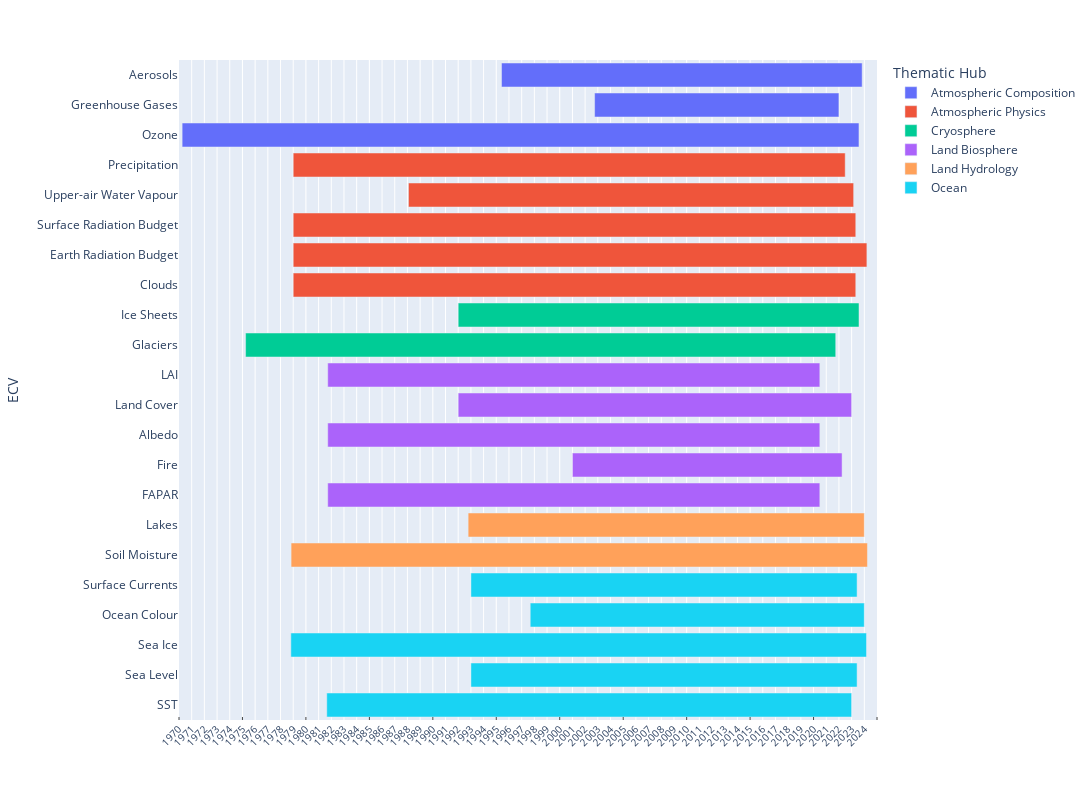

Notebook code for this chart:
### Markdown cell above
### BUILD PANDAS DATAFRAME FOR TIME COVERAGE BY ECV

### Code cell
datesbeg = {}
datesend = {}
ecv_dic = {}
for k,ecv in enumerate(conf['ECV']):
    print(ecv)
    entries = conf['ECV'][ecv]['entry']
    print(entries)
    datemin_list = []
    datemax_list = []
    if ecv in ['Earth Radiation Budget']: 
        datemin,datemax = extract_dates_from_TSI()
        datemin_list.append(datemin)
        datemax_list.append(datemax)
    for entry in entries:
        jfilepath=f'{cds_form_dir}{entry}/constraints.json'
        print(jfilepath)
        if jfilepath == '/Users/cxjo/Documents/cds-forms-c3s/satellite-ice-sheet-elevation-change/constraints.json':
            datemin,datemax = extract_dates_icesheets(datasets_dir)
            datemin_list.append(datemin)
            datemax_list.append(datemax)
        elif jfilepath == '/Users/cxjo/Documents/cds-forms-c3s/satellite-ice-sheet-mass-balance/constraints.json':
            datemin,datemax = extract_dates_massbalance(datasets_dir)
            datemin_list.append(datemin)
            datemax_list.append(datemax)
        elif jfilepath == '/Users/cxjo/Documents/cds-forms-c3s/derived-gridded-glacier-mass-change//constraints.json':
            jfile = f'{cds_form_dir}{entry}/generate.yaml'
            datemin,datemax = extract_dates_derived_glaciers(jfile)
            datemin_list.append(datemin)
            datemax_list.append(datemax)
        elif jfilepath == '/Users/cxjo/Documents/cds-forms-c3s/insitu-glaciers-extent/constraints.json':    
            datemin= pd.Timestamp('1990-01-01') # http://www.glims.org/rgi_user_guide/06_dataset_summary.html
            datemax= pd.Timestamp('2010-12-31')
            datemin_list.append(datemin)
            datemax_list.append(datemax)
        elif jfilepath =='/Users/cxjo/Documents/cds-forms-c3s/satellite-total-column-water-vapour-ocean/constraints.json':
            # temporal aggregation is messed up. does not have the same meaning as other datasets
            # monthly should be yearly
            # 6-hourly should be monthly
            # need to write a special function that accounts for this
            datemin,datemax = extract_dates_wv(jfilepath)
            datemin_list.append(datemin)
            datemax_list.append(datemax)
        elif jfilepath == '/Users/cxjo/Documents/cds-forms-c3s/satellite-lake-water-level/constraints.json':
            datemin,datemax = extract_dates_lake_levels(datasets_dir)
            datemin_list.append(datemin)
            datemax_list.append(datemax)
        # elif jfilepath == '/Users/cxjo/Documents/cds-forms-c3s/satellite-land-cover/constraints.json':
        #     datemin_list.append(pd.Timestamp('1992-01-01'))
        #     datemax_list.append(pd.Timestamp('2022-12-31'))
        else:
            # print(jfilepath)
            datemin,datemax = calc_dateminmax_from_cds_form(jfilepath,ecv)
            # print(ecv,datemin_list,datemax_list)
            datemin_list.append(datemin)
            datemax_list.append(datemax)
            # print(ecv,datemin_list,datemax_list)

    # now get the max and min per ECV, accounting for all products
    datemin_list = np.array(datemin_list)
    datemax_list = np.array(datemax_list)
    # datesbeg[ecv] = np.min(datemin_list)
    # datesend[ecv] = np.max(datemax_list)
    ecv_dic[k] = {
        'ECV'     : ecv,
        'DateBeg' : np.min(datemin_list),
        'DateEnd' : np.max(datemax_list),
        'Thematic Hub' : conf['ECV'][ecv]['Thematic_hub']
    }


# ecv_pd = pd.DataFrame([conf['ECV'].keys(),datesbeg,datesend],index=['DateBeg','DateEnd']).T
ecv_pd = pd.DataFrame.from_dict(ecv_dic,orient='index').sort_values(['Thematic Hub'])
ecv_pd['DateBeg'] = ecv_pd['DateBeg'].dt.ceil(freq='s')  
ecv_pd['DateEnd'] = ecv_pd['DateEnd'].dt.ceil(freq='s')  
ecv_pd['DateEnd'] = ecv_pd['DateEnd'].apply(lambda dt: dt.strftime("%Y-%m-%d"))
ecv_pd['DateBeg'] = ecv_pd['DateBeg'].apply(lambda dt: dt.strftime("%Y-%m-%d"))

print(ecv_pd.to_markdown())

# fig = px.timeline(ecv_pd, x_start="DateBeg", x_end="DateEnd", y='Product',color='Lot')
fig = px.timeline(ecv_pd, x_start="DateBeg", x_end="DateEnd",y='ECV',color='Thematic Hub')

# fig = px.timeline(datasets_df, x_start="startdate", x_end="enddate", y='ECV')
fig.update_yaxes(autorange="reversed")
fig.update_layout(
    autosize=False,
    width=1200,
    height=800,
)
# fig.update_layout(
#     xaxis = dict(
#         dtick = 'Y1',
#         tickformat="%Y",
#     )
# )

xlab = np.arange(1970,2025).astype('int')
xlabtxt = [f'{i}' for i in xlab]


fig.update_xaxes(minor=dict(ticks="inside", showgrid=True))
fig.update_layout(
    xaxis = dict(
        tickmode = 'array',
        tickvals = xlab,
        ticktext = xlabtxt
    )
)
fig.update_xaxes(tickangle=-45)
fig.update_layout(
    xaxis = dict(
        tickfont = dict(
            size=10),
        )
    )
fig.update_xaxes(range = ['1970-01-01','2024-12-31'])
# print(fig)
today_date = pd.Timestamp.today().strftime('%Y%m%d') 
print(today_date)
fig.write_image(f'temporal_coverage_by_ECV_{today_date}.pdf')
fig.write_image(f'temporal_coverage_by_ECV_{today_date}.png')
fig.show()

### Figure 1 — Plotly figure (JSON) as saved in the notebook; plotly's stock layout.template omitted (floating-point values rounded to 4 significant figures)
{"data": [{"alignmentgroup": "True", "base": ["1995-06-01", "2002-10-01", "1970-04-01"], "hovertemplate": "Thematic Hub=Atmospheric Composition<br>DateBeg=%{base}<br>DateEnd=%{x}<br>ECV=%{y}<extra></extra>", "legendgroup": "Atmospheric Composition", "marker": {"color": "#636efa", "pattern": {"shape": ""}}, "name": "Atmospheric Composition", "offsetgroup": "Atmospheric Composition", "orientation": "h", "showlegend": true, "textposition": "auto", "type": "bar", "x": [896745600000, 607478400000, 1682985600000], "xaxis": "x", "y": ["Aerosols", "Greenhouse Gases", "Ozone"], "yaxis": "y"}, {"alignmentgroup": "True", "base": ["1979-01-01", "1988-01-31", "1979-01-01", "1979-01-01", "1979-01-01"], "hovertemplate": "Thematic Hub=Atmospheric Physics<br>DateBeg=%{base}<br>DateEnd=%{x}<br>ECV=%{y}<extra></extra>", "legendgroup": "Atmospheric Physics", "marker": {"color": "#EF553B", "pattern": {"shape": ""}}, "name": "Atmospheric Physics", "offsetgroup": "Atmospheric Physics", "orientation": "h", "showlegend": true, "textposition": "auto", "type": "bar", "x": [1372550400000, 1106956800000, 1398816000000, 1426464000000, 1398816000000], "xaxis": "x", "y": ["Precipitation", "Upper-air Water Vapour", "Surface Radiation Budget", "Earth Radiation Budget", "Clouds"], "yaxis": "y"}, {"alignmentgroup": "True", "base": ["1992-01-01", "1975-04-01"], "hovertemplate": "Thematic Hub=Cryosphere<br>DateBeg=%{base}<br>DateEnd=%{x}<br>ECV=%{y}<extra></extra>", "legendgroup": "Cryosphere", "marker": {"color": "#00cc96", "pattern": {"shape": ""}}, "name": "Cryosphere", "offsetgroup": "Cryosphere", "orientation": "h", "showlegend": true, "textposition": "auto", "type": "bar", "x": [996624000000, 1467417600000], "xaxis": "x", "y": ["Ice Sheets", "Glaciers"], "yaxis": "y"}, {"alignmentgroup": "True", "base": ["1981-09-20", "1992-01-01", "1981-09-20", "2001-01-01", "1981-09-20"], "hovertemplate": "Thematic Hub=Land Biosphere<br>DateBeg=%{base}<br>DateEnd=%{x}<br>ECV=%{y}<extra></extra>", "legendgroup": "Land Biosphere", "marker": {"color": "#ab63fa", "pattern": {"shape": ""}}, "name": "Land Biosphere", "offsetgroup": "Land Biosphere", "orientation": "h", "showlegend": true, "textposition": "auto", "type": "bar", "x": [1223683200000, 978220800000, 1223683200000, 670464000000, 1223683200000], "xaxis": "x", "y": ["LAI", "Land Cover", "Albedo", "Fire", "FAPAR"], "yaxis": "y"}, {"alignmentgroup": "True", "base": ["1992-10-13", "1978-11-01"], "hovertemplate": "Thematic Hub=Land Hydrology<br>DateBeg=%{base}<br>DateEnd=%{x}<br>ECV=%{y}<extra></extra>", "legendgroup": "Land Hydrology", "marker": {"color": "#FFA15A", "pattern": {"shape": ""}}, "name": "Land Hydrology", "offsetgroup": "Land Hydrology", "orientation": "h", "showlegend": true, "textposition": "auto", "type": "bar", "x": [985046400000, 1433116800000], "xaxis": "x", "y": ["Lakes", "Soil Moisture"], "yaxis": "y"}, {"alignmentgroup": "True", "base": ["1993-01-01", "1997-09-04", "1978-10-25", "1993-01-01", "1981-08-24"], "hovertemplate": "Thematic Hub=Ocean<br>DateBeg=%{base}<br>DateEnd=%{x}<br>ECV=%{y}<extra></extra>", "legendgroup": "Ocean", "marker": {"color": "#19d3f3", "pattern": {"shape": ""}}, "name": "Ocean", "offsetgroup": "Ocean", "orientation": "h", "showlegend": true, "textposition": "auto", "type": "bar", "x": [960249600000, 830649600000, 1431388800000, 960249600000, 1304985600000], "xaxis": "x", "y": ["Surface Currents", "Ocean Colour", "Sea Ice", "Sea Level", "SST"], "yaxis": "y"}], "layout": {"autosize": false, "barmode": "overlay", "height": 800, "legend": {"title": {"text": "Thematic Hub"}, "tracegroupgap": 0}, "margin": {"t": 60}, "width": 1200, "xaxis": {"anchor": "y", "domain": [0, 1], "minor": {"showgrid": true, "ticks": "inside"}, "range": ["1970-01-01", "2024-12-31"], "tickangle": -45, "tickfont": {"size": 10}, "tickmode": "array", "ticktext": ["1970", "1971", "1972", "1973", "1974", "1975", "1976", "1977", "1978", "1979", "1980", "1981", "1982", "1983", "1984", "1985", "1986", "1987", "1988", "1989", "1990", "1991", "1992", "1993", "1994", "1995", "1996", "1997", "1998", "1999", "2000", "2001", "2002", "2003", "2004", "2005", "2006", "2007", "2008", "2009", "2010", "2011", "2012", "2013", "2014", "2015", "2016", "2017", "2018", "2019", "2020", "2021", "2022", "2023", "2024"], "tickvals": [1970, 1971, 1972, 1973, 1974, 1975, 1976, 1977, 1978, 1979, 1980, 1981, 1982, 1983, 1984, 1985, 1986, 1987, 1988, 1989, 1990, 1991, 1992, 1993, 1994, 1995, 1996, 1997, 1998, 1999, 2000, 2001, 2002, 2003, 2004, 2005, 2006, 2007, 2008, 2009, 2010, 2011, 2012, 2013, 2014, 2015, 2016, 2017, 2018, 2019, 2020, 2021, 2022, 2023, 2024], "type": "date"}, "yaxis": {"anchor": "x", "autorange": "reversed", "domain": [0, 1], "title": {"text": "ECV"}}}}
